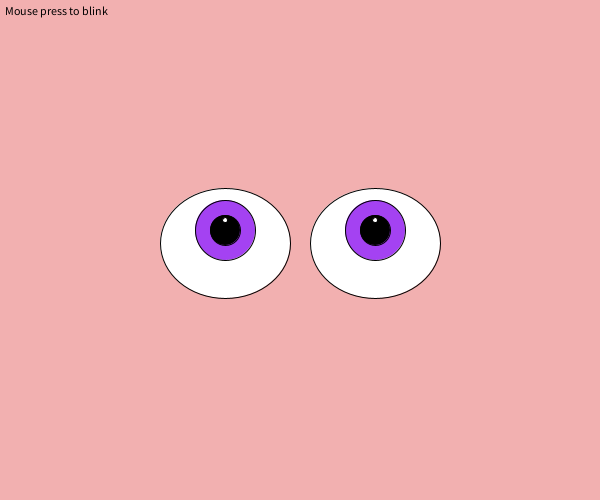
Frame 1 (no input)
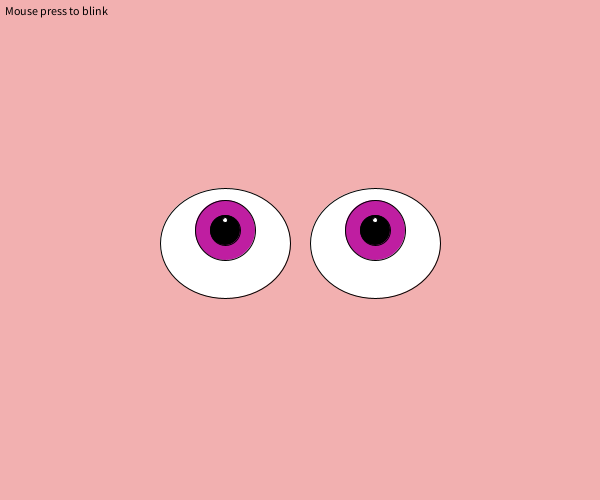
Frame 60 (the mouse pressed at the canvas centre just before this capture)
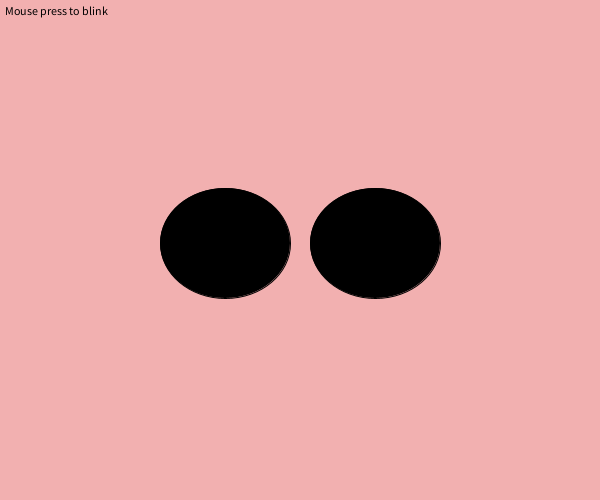
Frame 120 (the mouse held since frame 60 and released just before this capture)

The Processing sketch that drew these frames (run headless with seeded random() and noise(); from frame 60 on, the mouse is pressed at the canvas centre):

// Processing sketch: processing_95715
// ── processing_95715.pde

//z3421188 Interactive Eyes
void setup(){
  size(600,500);
  smooth();
  noCursor();
  shapeMode(CENTER); 
  frameRate(24);
}
 
void draw() {
  background(242, 176, 176, 10);
  //text
  fill(0, 0, 0);
  text("Mouse press to blink", 5, 15); 
  //mouse condition 
  if(mousePressed== false){
  //shapes
    fill(255);
    ellipse(225,243,130,110);
    ellipse(375,243,130,110);
    fill(random(255), random(255), random(255));
    ellipse((mouseX/20)+225,(mouseY/30)+230,60,60);
    ellipse((mouseX/20)+375,(mouseY/30)+230,60,60);
    fill(0);
    ellipse((mouseX/20)+225,(mouseY/30)+230,30,30);
    ellipse((mouseX/20)+375,(mouseY/30)+230,30,30);
    fill(255);
    ellipse((mouseX/20)+225,(mouseY/30)+220,5,5);
    ellipse((mouseX/20)+375,(mouseY/30)+220,5,5);
  } 
  
  else {
    fill(0);
    ellipse(225,243,130,110);
    ellipse(375,243,130,110);
  }
}
